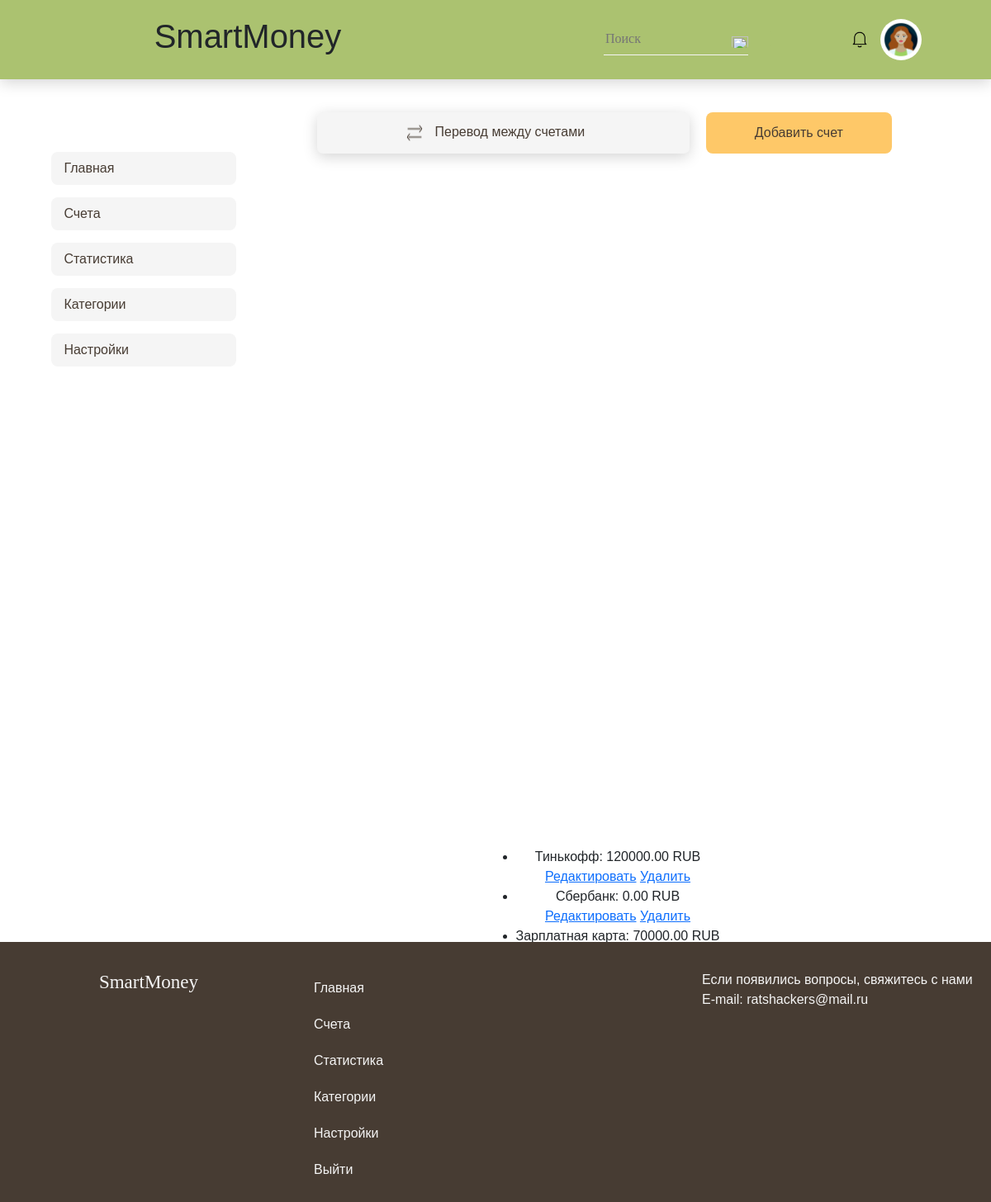
Before: /users/accounts/ (signed in) with the older database file.
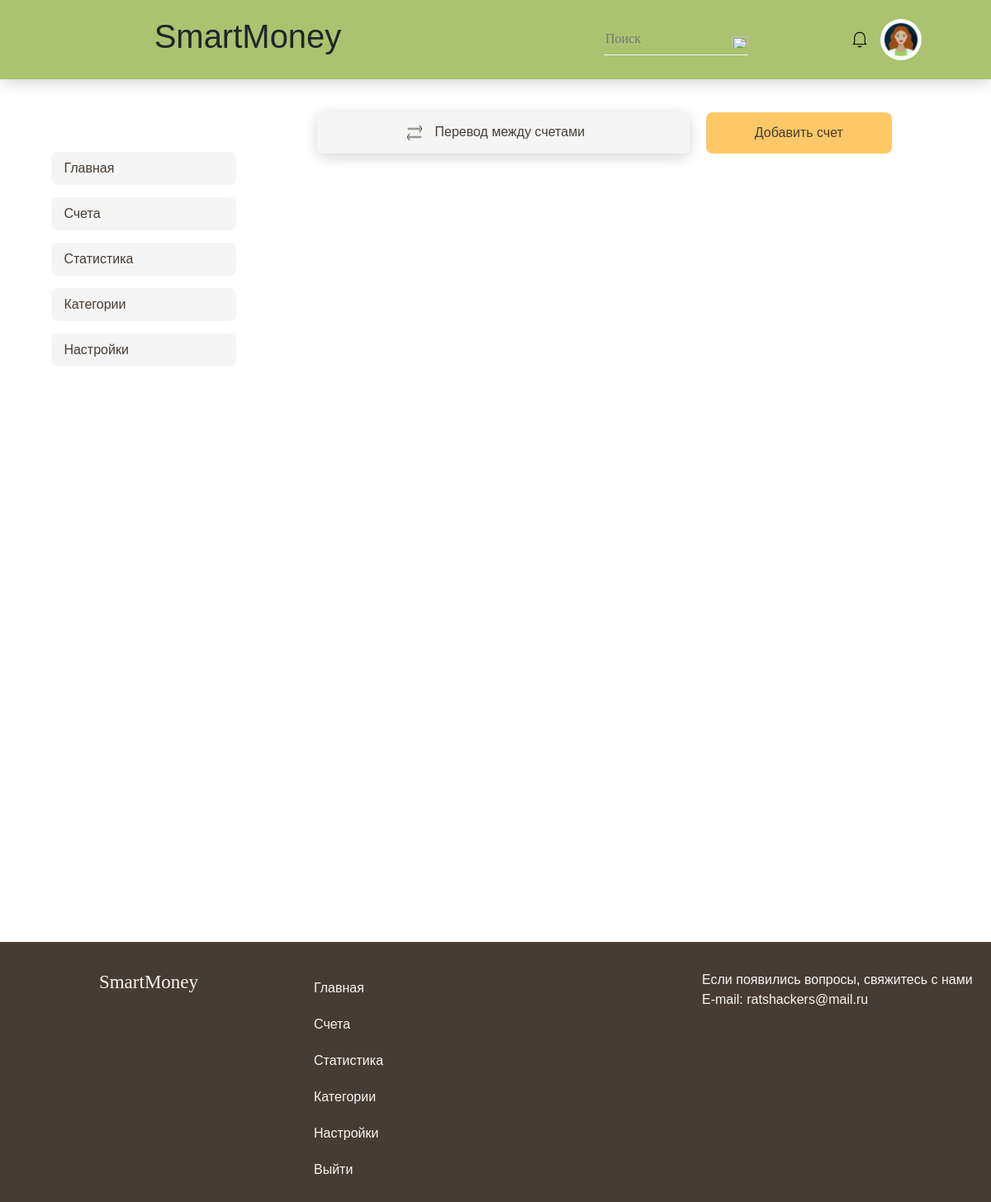
After: the same page with the newer database file.
### users/models.py (models this page shows, shortened)
class Account(models.Model):
    user = models.ForeignKey(AUTH_USER_MODEL, on_delete=models.CASCADE)
    name = models.CharField(max_length=50)
    balance = models.DecimalField(max_digits=10, decimal_places=2, validators=[positive_number_validator])
    color = models.CharField(max_length=7, default="#000000")

### users/views.py (the view)
# urls.py: path('accounts/', account_list, name='accounts'),
@login_required
def account_list(request):
    accounts = Account.objects.filter(user=request.user)
    return render(request, 'profile/accounts/accounts.html', {'accounts': accounts})

### users/templates/users/profile/accounts/accounts.html (shortened to what this page needs)
{% extends 'users/profile/accounts/accounts_base.html' %}
{% load static %}
{% block head %}
  <link href="https://cdn.jsdelivr.net/npm/bootstrap@5.0.2/dist/css/bootstrap.min.css" rel="stylesheet"
>
  <link rel="stylesheet" href="{% static 'css/styleAccounts.css' %}">
{% endblock %}
{% block content %}
<div class="f-block">
    <div class="button-blocks">
        <a class="transfer-button" href="{% url 'transfer' %}">
          <img class="transfer-img" src="/static/images/Iconarrows-accounts.png"/>
          <div class="transfer-title">Перевод между счетами</div>
        </a>
        <a class="add-account-button" href="{% url 'create_account' %}">Добавить счет</a><br>
    </div>
    <div class="accounts-block">
    </div>
    <ul>
    {% for account in accounts %}
      <li>{{ account.name }}: {{ account.balance }} RUB</li>
        <a href="{% url 'edit_account' account.id %}">Редактировать</a>
        <a href="{% url 'delete_account' account.id %}">Удалить</a>
    {% endfor %}
    </ul>
</div>
{% endblock %}

### users/templates/users/profile/accounts/accounts_base.html (shortened to what this page needs)
{% load static %}
<!DOCTYPE html>
<html lang="en">
<head>
  {% block head %}{% endblock %}
</head>
<body>
  <header>
    <div id="title"><h1>SmartMoney</h1></div>
    <div class="column-profile-notifications">
      <div class="search">
        <h3>
          <form action="" method="get">
            <input class="name-search" name="search" placeholder="Поиск" type="search">
            <input type="image" src="/static/images/search-image.png" class="button-search" name="submit">
          </form>
        </h3>
        <div class="search-line"></div>
      </div>
      <div class="noti-profile">
        <div class="notification-list">
          <img class="notification-image"  src="/static/images/notification-image.png"/>
        </div>
        <div class="profile-list">
          <a href="{% url 'profile' %}">
            <img class="profile-image" src="/static/images/ava.png"/>
          </a>
        </div>
      </div>
    </div>
  </header>
  <div class="container">
    <div class="vertical-menu">
        <a href="{% url 'main' %}">Главная</a>
        <a href="{% url 'accounts' %}">Счета</a>
        <a href="{% url 'statistics' %}">Статистика</a>
        <a href="{% url 'category_list' %}">Категории</a>
        <a href="#">Настройки</a>
    </div>
    {% block content %}{% endblock %}
  </div>
  <footer>
    <div class="footer">
      <div class="footer-title">
        <a href="{% url 'main' %}" class="home-link">SmartMoney</a>
      </div>
        <ul class="list-menu-footer">
          <li>
            <a class="nav-link" href="{% url 'main' %}">Главная</a>
          </li>
          <li>
            <a class="nav-link" href="{% url 'accounts' %}">Счета</a>
          </li>
          <li>
            <a class="nav-link" href="{% url 'statistics' %}">Статистика</a>
          </li>
          <li>
            <a class="nav-link" href="{% url 'category_list' %}">Категории</a>
          </li>
          <li>
            <a class="nav-link" href="#">Настройки</a>
          </li>
          <li>
            {% if user.is_authenticated %}
              <a class="nav-link" href="{% url 'logout' %}">Выйти</a>
            {% endif %}
          </li>
        </ul>
      <ul class="feedback">
        <li>Если появились вопросы, свяжитесь с нами</li>
        <li>E-mail: ratshackers@mail.ru</li>
      </ul>
    </div>
  </footer>
</body>
</html>

### users/static/css/styleAccounts.css (style rules this page uses)
* { box-sizing: border-box; }
body { margin: 0; font-family: Arial, sans-serif; }
.container { width: 100%; height: 100%; display: flex; flex-direction: row; flex-wrap: wrap; align-items: center; justify-content: space-around; }
#title { width: 50%; display: flex; flex-direction: row; justify-content: center; align-items: center; flex-wrap: wrap; font-family: Arial, sans-serif; font-style: normal; font-weight: 400; font-size: 15px; line-height: 29px; }
header { display: flex; flex-direction: row; justify-content: space-around; align-items: center; flex-wrap: wrap; width: 100%; background: #ABC270; height: 96px; box-shadow: 0px 4px 17px rgba(0, 0, 0, 0.17); }
.column-profile-notifications { width: 50%; display: flex; flex-direction: row; justify-content: space-around; align-items: center; }
.noti-profile { width: 38px; height: 20px; display: flex; flex-direction: row; align-items: center; }
.search { width: 38px; height: 20px; }
.name-search { position: absolute; display: flex; font-family: 'Source Sans Pro'; font-style: normal; font-weight: 400; font-size: 16px; line-height: 20px; color: #F5F5F5; }
.button-search { position: relative; margin-left: 155px; display: flex; border: none; background-repeat: no-repeat; height: 20px; width: 20px; }
.search-line { height: 1px; width: 175px; left: 734.33px; top: 56.67px; background: #F5F5F5; }
.notification-list { display: flex; }
.notification-image { height: 20px; width: 20px; }
.profile-list { padding-left: 15px; display: flex; }
.profile-image { height: 50px; width: 50px; border-radius: 100px; }
form { justify-content: center; margin: 0 auto; width: 300px; }
input { border: none; outline: none; border-radius: 3px; }
input[type='search'] { height: 18px; border: none; outline: none; background: #ABC270; }
.vertical-menu { width: 20%; height: 700px; }
.vertical-menu a { background-color: #F5F5F5; color: #473C33; display: block; padding: 8px 15px; gap: 12px; margin-top: 15px; margin-bottom: 15px; text-decoration: none; border-radius: 8px; }
.f-block { display: flex; flex-direction: row; flex-wrap: wrap; width: 70%; height: 815px; margin: 15px; justify-content: center; text-align: center; }
.button-blocks { display: flex; flex-direction: row; flex-wrap: wrap; width: 100%; height: 70px; border-radius: 8px; margin: 15px; justify-content: center; align-items: center; }
.transfer-button { height: 50px; width: 60%; margin: 10px; display: block; padding: 12px 30px; border: 0; background: #F5F5F5; box-shadow: 0px 4px 17px rgba(0, 0, 0, 0.17); border-radius: 7px; text-decoration: none; list-style-type: none; }
.add-account-button { height: 50px; width: 30%; border-radius: 8px; margin: 10px; justify-content: center; background: #FEC868; display: flex; flex-direction: row; flex-wrap: nowrap; align-items: center; text-decoration: none; list-style-type: none; color: #473C33; }
.transfer-img { height: 20px; width: 20px; display: inline-flex; text-decoration: none; list-style-type: none; margin: 0 5px; align-items: center; }
.transfer-title { height: 20px; width: 200px; display: inline-flex; text-decoration: none; list-style-type: none; margin: 0 5px; align-items: center; text-align: center; color: #473C33; }
.accounts-block { width: 87.5%; height: 100%; display: flex; justify-content: center; text-align: center; padding: 15px; background: #FFFFFF; }
.footer { position: absolute; width: 100%; margin-top: 200px; background: #473C33; height: 315px; text-decoration: none; display: flex; flex-direction: row; justify-content: space-around; align-items: center; flex-wrap: wrap; }
.footer-title { display: flex; justify-content: center; height: 85%; width: 30%; padding: 10px; font-family: 'Source Sans Pro'; font-style: normal; font-weight: 400; font-size: 23px; line-height: 29px; }
.footer-title a { text-decoration: none; color: #F5F5F5; }
.list-menu-footer { display: flex; flex-direction: column; height: 80%; width: 40%; padding: 10px; list-style-type: none; }
.list-menu-footer a { display: block; color: #F5F5F5; padding: 10px; text-decoration: none; }
.feedback { display: flex; flex-direction: column; list-style-type: none; padding: 10px; height: 80%; width: 30%; color: #F5F5F5; }

Changed rows visible on the page:
removed Account: name "Тинькофф", balance "120000.00"
removed Account: name "Сбербанк", balance "0.00"
removed Account: name "Зарплатная карта", balance "70000.00"
